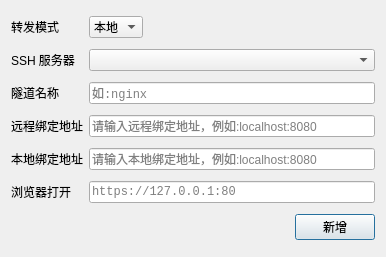
<?xml version="1.0" encoding="UTF-8"?>
<ui version="4.0">
 <class>TunnelConfig</class>
 <widget class="QDialog" name="TunnelConfig">
  <property name="geometry">
   <rect>
    <x>0</x>
    <y>0</y>
    <width>386</width>
    <height>257</height>
   </rect>
  </property>
  <property name="windowTitle">
   <string>Dialog</string>
  </property>
  <layout class="QGridLayout" name="gridLayout">
   <item row="9" column="0" colspan="3">
    <layout class="QHBoxLayout" name="horizontalLayout">
     <item>
      <spacer name="horizontalSpacer">
       <property name="orientation">
        <enum>Qt::Orientation::Horizontal</enum>
       </property>
       <property name="sizeHint" stdset="0">
        <size>
         <width>188</width>
         <height>20</height>
        </size>
       </property>
      </spacer>
     </item>
     <item>
      <widget class="QPushButton" name="add_tunnel">
       <property name="text">
        <string>新增</string>
       </property>
      </widget>
     </item>
    </layout>
   </item>
   <item row="1" column="1" colspan="2">
    <widget class="QComboBox" name="comboBox_ssh"/>
   </item>
   <item row="7" column="0">
    <widget class="QLabel" name="label_browser_open">
     <property name="text">
      <string>浏览器打开</string>
     </property>
    </widget>
   </item>
   <item row="6" column="1" colspan="2">
    <widget class="QLineEdit" name="local_bind_address_edit">
     <property name="placeholderText">
      <string>请输入本地绑定地址，例如:localhost:8080</string>
     </property>
    </widget>
   </item>
   <item row="3" column="0">
    <widget class="QLabel" name="label_remote_bind_address_edit">
     <property name="text">
      <string>远程绑定地址</string>
     </property>
    </widget>
   </item>
   <item row="0" column="2">
    <spacer name="horizontalSpacer_2">
     <property name="orientation">
      <enum>Qt::Orientation::Horizontal</enum>
     </property>
     <property name="sizeHint" stdset="0">
      <size>
       <width>40</width>
       <height>20</height>
      </size>
     </property>
    </spacer>
   </item>
   <item row="0" column="0">
    <widget class="QLabel" name="label">
     <property name="text">
      <string>转发模式</string>
     </property>
    </widget>
   </item>
   <item row="6" column="0">
    <widget class="QLabel" name="label_local_bind_address_edit">
     <property name="text">
      <string>本地绑定地址</string>
     </property>
    </widget>
   </item>
   <item row="1" column="0">
    <widget class="QLabel" name="label_ssh_port_edit">
     <property name="text">
      <string>SSH 服务器</string>
     </property>
    </widget>
   </item>
   <item row="0" column="1">
    <widget class="QComboBox" name="comboBox_tunnel_type">
     <item>
      <property name="text">
       <string>本地</string>
      </property>
      <property name="icon">
       <iconset>
        <selectedon>../icons/Localhost.png</selectedon>
       </iconset>
      </property>
     </item>
     <item>
      <property name="text">
       <string>远程</string>
      </property>
      <property name="icon">
       <iconset>
        <selectedon>../icons/remote.png</selectedon>
       </iconset>
      </property>
     </item>
     <item>
      <property name="text">
       <string>动态</string>
      </property>
      <property name="icon">
       <iconset>
        <selectedon>../icons/dynamic.png</selectedon>
       </iconset>
      </property>
     </item>
    </widget>
   </item>
   <item row="7" column="1" colspan="2">
    <widget class="QLineEdit" name="browser_open">
     <property name="font">
      <font>
       <family>Monospace</family>
      </font>
     </property>
     <property name="placeholderText">
      <string>https://127.0.0.1:80</string>
     </property>
    </widget>
   </item>
   <item row="3" column="1" colspan="2">
    <widget class="QLineEdit" name="remote_bind_address_edit">
     <property name="placeholderText">
      <string>请输入远程绑定地址，例如:localhost:8080</string>
     </property>
    </widget>
   </item>
   <item row="2" column="0">
    <widget class="QLabel" name="label_tunnel_name">
     <property name="text">
      <string>隧道名称</string>
     </property>
    </widget>
   </item>
   <item row="2" column="1" colspan="2">
    <widget class="QLineEdit" name="ssh__tunnel_name">
     <property name="font">
      <font>
       <family>Monospace</family>
      </font>
     </property>
     <property name="readOnly">
      <bool>false</bool>
     </property>
     <property name="placeholderText">
      <string>如:nginx</string>
     </property>
    </widget>
   </item>
  </layout>
 </widget>
 <tabstops>
  <tabstop>browser_open</tabstop>
 </tabstops>
 <resources/>
 <connections/>
</ui>
